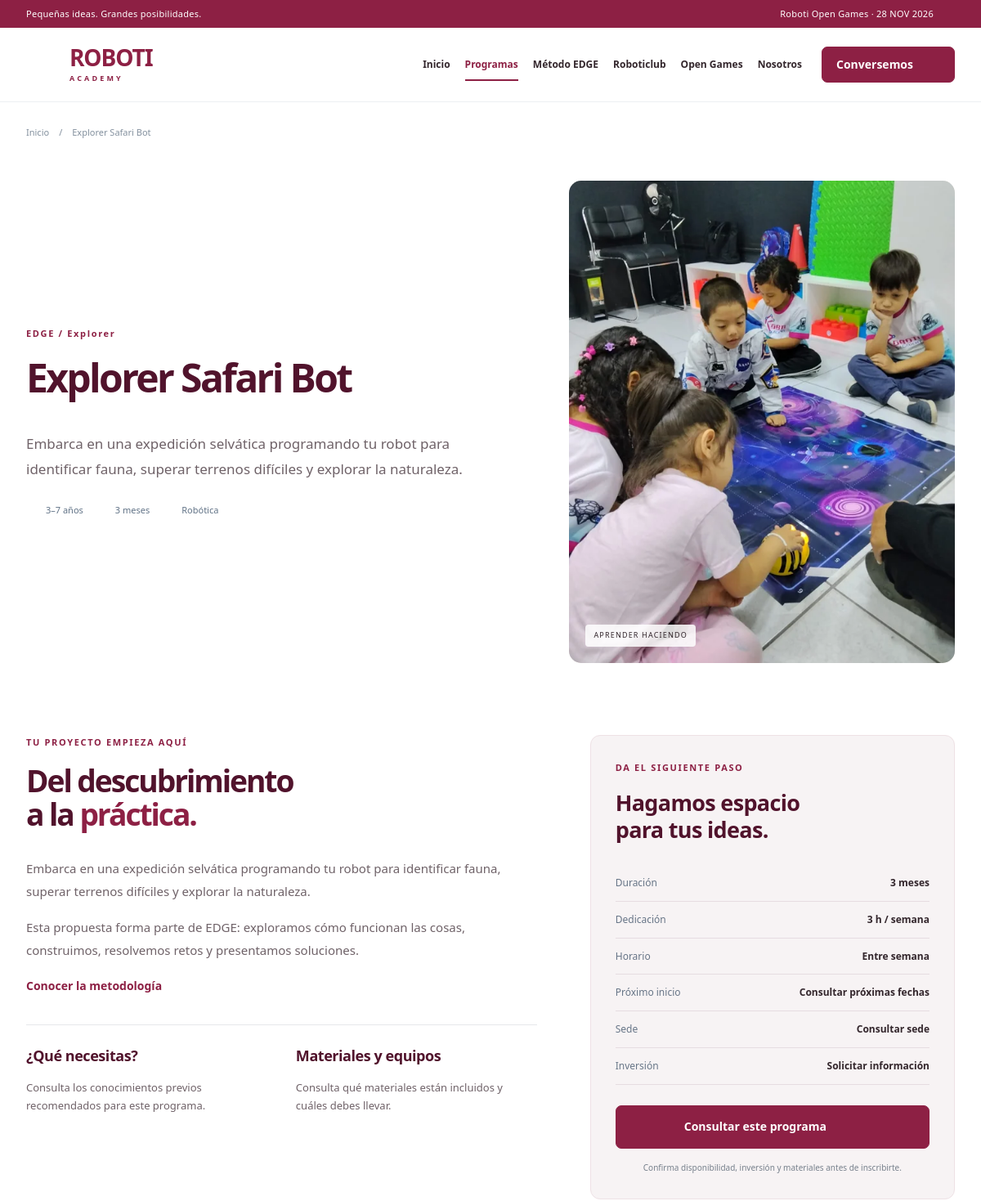
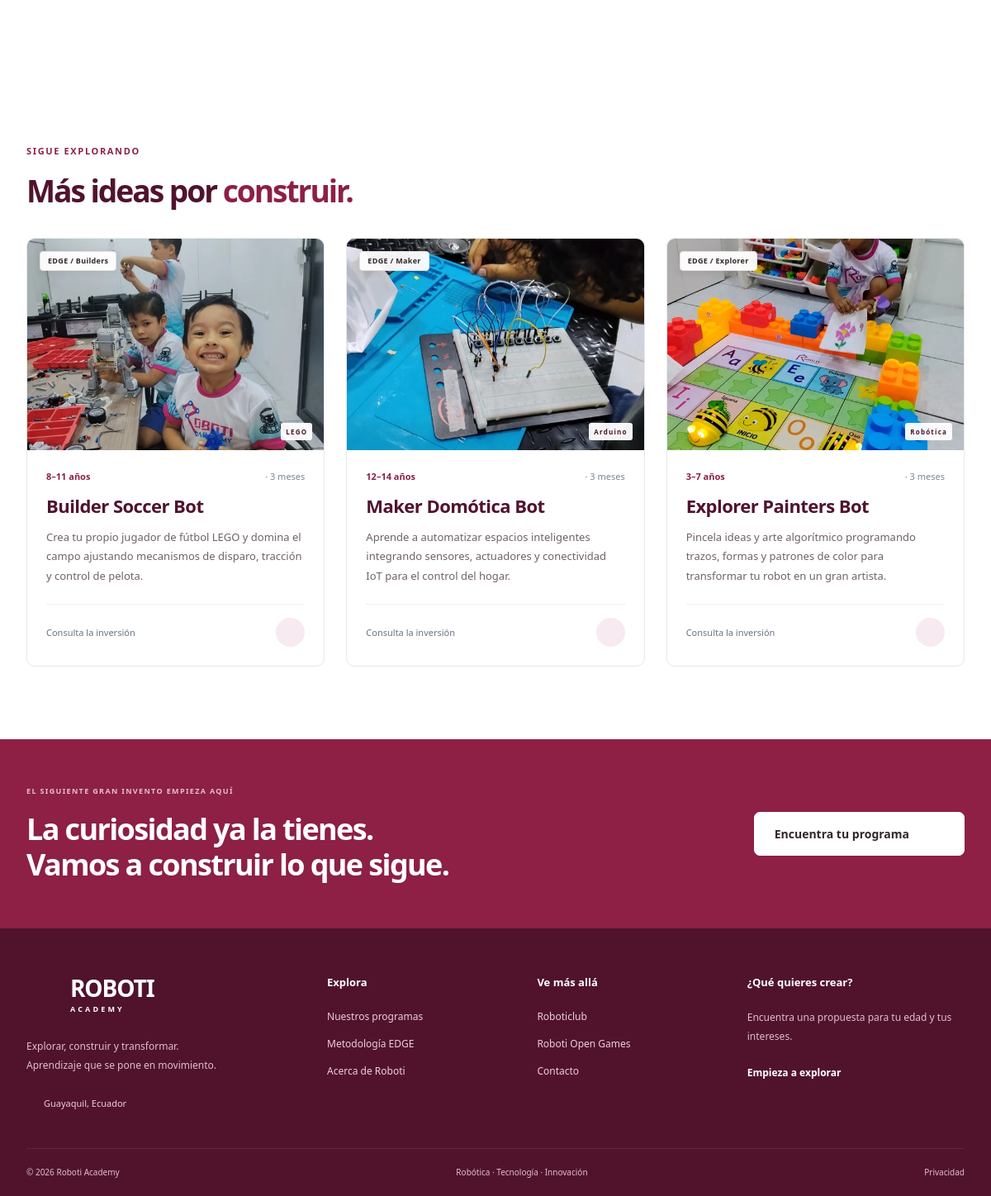
/programa.php?slug=explorer-safari-bot, run on the app's committed database (2 pictures, top to bottom).
### tables this page shows
CREATE TABLE IF NOT EXISTS courses (
 id INTEGER PRIMARY KEY AUTO_INCREMENT,
 slug VARCHAR(190) NOT NULL UNIQUE,
 title VARCHAR(200) NOT NULL,
 full_title TEXT NOT NULL,
 description TEXT NOT NULL,
 line VARCHAR(20) NOT NULL,
 track VARCHAR(30) NOT NULL DEFAULT '',
 age_min INTEGER NULL,
 age_max INTEGER NULL,
 technology VARCHAR(60) NOT NULL,
 duration_months INTEGER NOT NULL,
 weekly_hours DECIMAL(5,1) NULL,
 schedule VARCHAR(255) NOT NULL DEFAULT '',
 price DECIMAL(10,2) NULL,
 price_period VARCHAR(100) NOT NULL DEFAULT '',
 materials TEXT NOT NULL,
 requirements TEXT NOT NULL,
 syllabus TEXT NOT NULL,
 start_date VARCHAR(10) NOT NULL DEFAULT '',
 location VARCHAR(255) NOT NULL DEFAULT '',
 image VARCHAR(255) NOT NULL DEFAULT 'robot-hero.webp',
 status VARCHAR(20) NOT NULL DEFAULT 'draft',
 featured INTEGER NOT NULL DEFAULT 0,
 sort_order INTEGER NOT NULL DEFAULT 0,
 updated_at VARCHAR(30) NOT NULL,
 search_text TEXT NULL
);

### app/bootstrap.php (called while the page is built, shortened)
<?php
function env(string $key, string $default = ''): string { $v = getenv($key); return $v === false ? $default : $v; }
function e(mixed $v): string { return htmlspecialchars((string)$v, ENT_QUOTES | ENT_SUBSTITUTE, 'UTF-8'); }
function url(string $path = ''): string {
    return rtrim(env('APP_URL'), '/') . '/' . ltrim($path, '/');
}
function asset(string $path): string { return url('assets/' . $path); }
function db(): PDO {
    static $pdo;
    if ($pdo) return $pdo;
    $driver = env('DB_CONNECTION', 'mysql');
    if ($driver === 'mysql') {
        $dsn = 'mysql:host=' . env('DB_HOST', '127.0.0.1') . ';port=' . env('DB_PORT', '3306') . ';dbname=' . env('DB_DATABASE', 'roboti') . ';charset=utf8mb4';
    } else throw new RuntimeException('Motor de base de datos no permitido.');
    $pdo = new PDO($dsn, env('DB_USERNAME'), env('DB_PASSWORD'), [PDO::ATTR_ERRMODE => PDO::ERRMODE_EXCEPTION, PDO::ATTR_DEFAULT_FETCH_MODE => PDO::FETCH_ASSOC]);
    if ($driver === 'mysql') $pdo->setAttribute(PDO::ATTR_EMULATE_PREPARES, false);
    else { $pdo->exec('PRAGMA foreign_keys = ON'); $pdo->exec('PRAGMA busy_timeout = 5000'); }
    return $pdo;
}
function lines(): array { return ['edge' => 'EDGE', 'essentials' => 'Essentials', 'adultos' => 'Adultos']; }
function tracks(): array { return ['explorer' => 'Explorer', 'builders' => 'Builders', 'maker' => 'Maker', 'engineering' => 'Engineering']; }
function age_label(array $c): string {
    return $c['age_max'] !== null ? $c['age_min'] . '–' . $c['age_max'] . ' años' : 'Desde ' . $c['age_min'] . ' años';
}
function image_name(array $c): string {
    $name = (string)($c['image'] ?? '');
    return $name;
}
function image_url(array $c): string { return asset('images/' . image_name($c)); }
function image_srcset(string $name): string {
    $small = substr($name, 0, -5) . '-600.webp';
    return asset('images/' . $small) . ' 600w, ' . asset('images/' . $name) . ' 1200w';
}
function image_alt(array $c): string {
    return match (image_name($c)) {
        'foto-robotica-acompanada.webp' => 'Estudiante e instructor trabajando con un robot y una computadora en Roboti',
        'foto-taller-robotica.webp' => 'Estudiantes de Roboti construyendo robots con piezas modulares',
        'foto-electronica-en-equipo.webp' => 'Participantes de Roboti trabajando juntos en una placa electrónica',
        'foto-explorer-espacio.webp' => 'Grupo infantil explorando un tablero espacial con un robot Bee-Bot',
        'foto-circuitos.webp' => 'Práctica de electrónica con cables y pulsadores sobre una protoboard',
        'foto-formacion-robotica.webp' => 'Participantes en una sesión de formación con un robot humanoide',
        'foto-explorer-beebot.webp' => 'Actividad infantil con robots Bee-Bot, letras y bloques de colores',
        default => 'Imagen del programa ' . ($c['title'] ?? 'de Roboti Academy'),
    };
}
function course_link(array $c): string { return url('programa.php?slug=' . rawurlencode($c['slug'])); }
function courses(array $filters = [], int $limit = 0, int $offset = 0): array {
    [$where, $params] = course_where($filters);
    $sql = 'SELECT * FROM courses WHERE ' . $where . ' ORDER BY featured DESC, sort_order ASC, id ASC';
    if ($limit > 0) $sql .= ' LIMIT ' . $limit . ' OFFSET ' . max(0, $offset);
    $q = db()->prepare($sql); $q->execute($params); return $q->fetchAll();
}
function course_where(array $f): array {
    $where = ["status = 'published'"]; $params = [];
    foreach (['line', 'track', 'technology'] as $key) if (!empty($f[$key])) { $where[] = "$key = ?"; $params[] = $f[$key]; }
    return [implode(' AND ', $where), $params];
}

### public/programa.php (the view, shortened to what this page needs)
<?php
require dirname(__DIR__).'/app/view.php';
$slug=is_string($_GET['slug']??null)?$_GET['slug']:'';$q=db()->prepare("SELECT * FROM courses WHERE slug=? AND status='published'");$q->execute([$slug]);$c=$q->fetch();
page_header($c['title'],'programas',$c['description']);breadcrumb($c['title']);
?>
<section class="wrap detail-hero"><div><span class="eyebrow"><?=e(lines()[$c['line']])?><?= $c['track']?' / '.e(tracks()[$c['track']]):''?></span><h1><?=e($c['title'])?></h1><p class="lead"><?=e($c['description'])?></p><div class="detail-tags"><span><?=icon('users')?><?=e(age_label($c))?></span><span><?=icon('clock')?><?=e($c['duration_months'])?> <?= (int)$c['duration_months']===1?'mes':'meses'?></span><span><?=icon('cube')?><?=e($c['technology'])?></span></div></div><div class="detail-image<?=image_srcset(image_name($c))!=='' ? ' has-photo' : ''?>"><img src="<?=e(image_url($c))?>"<?php if($srcset=image_srcset(image_name($c))):?> srcset="<?=e($srcset)?>" sizes="(max-width: 700px) calc(100vw - 44px), 550px"<?php endif;?> alt="<?=e(image_alt($c))?>" width="1200" height="1600" decoding="async"><span>APRENDER HACIENDO</span></div></section>
<section class="wrap detail-layout section"><div><span class="eyebrow">TU PROYECTO EMPIEZA AQUÍ</span><h2>Del descubrimiento<br>a la <em>práctica.</em></h2><p><?=e($c['description'])?></p><?php if($c['syllabus']):?><h3>Lo que aprenderás</h3><ul class="check-list"><?php foreach(explode("\n",$c['syllabus']) as $item):if(trim($item)):?><li><?=icon('check')?><?=e(trim($item))?></li><?php endif;endforeach;?></ul><?php elseif($c['line']==='edge'):?><p>Esta propuesta forma parte de EDGE: exploramos cómo funcionan las cosas, construimos, resolvemos retos y presentamos soluciones.</p><a class="text-link" href="<?=url('metodologia.php')?>">Conocer la metodología <?=icon('arrow')?></a><?php endif;?><div class="detail-facts"><div><h3>¿Qué necesitas?</h3><p><?=e($c['requirements']?:'Consulta los conocimientos previos recomendados para este programa.')?></p></div><div><h3>Materiales y equipos</h3><p><?=e($c['materials']?:'Consulta qué materiales están incluidos y cuáles debes llevar.')?></p></div></div></div><aside class="enquiry-card"><span class="eyebrow">DA EL SIGUIENTE PASO</span><h3>Hagamos espacio<br>para tus ideas.</h3><dl><div><dt>Duración</dt><dd><?=e($c['duration_months'])?> <?= (int)$c['duration_months']===1?'mes':'meses'?></dd></div><div><dt>Dedicación</dt><dd><?=$c['weekly_hours']?e((float)$c['weekly_hours']).' h / semana':'Consultar'?></dd></div><div><dt>Horario</dt><dd><?=e($c['schedule']?:'Consultar horarios')?></dd></div><div><dt>Próximo inicio</dt><dd><?= $c['start_date']?e(date('d/m/Y',strtotime($c['start_date']))):'Consultar próximas fechas'?></dd></div><div><dt>Sede</dt><dd><?=e($c['location']?:'Consultar sede')?></dd></div><div><dt>Inversión</dt><dd><?=$c['price']!==null?'$'.number_format((float)$c['price'],2).' '.e($c['price_period']):'Solicitar información'?></dd></div></dl><a href="<?=url('contacto.php?programa='.rawurlencode($c['title']))?>" class="button full">Consultar este programa <?=icon('arrow-up')?></a><small>Confirma disponibilidad, inversión y materiales antes de inscribirte.</small></aside></section>
<?php $related=array_values(array_filter(courses(['line'=>$c['line']],4),fn($r)=>$r['id']!==$c['id']));if($related):?><section class="section wrap"><div class="section-heading"><div><span class="eyebrow">SIGUE EXPLORANDO</span><h2>Más ideas por <em>construir.</em></h2></div></div><div class="course-grid"><?php foreach(array_slice($related,0,3) as $r) course_card($r);?></div></section><?php endif;page_footer(); ?>

### app/view.php
<?php
require_once __DIR__.'/bootstrap.php';
function icon(string $name, string $class=''): string {
    $paths=[
    'arrow'=>'<path d="M5 12h14M13 6l6 6-6 6"/>',
    'arrow-up'=>'<path d="M6 18 18 6M6 6h12v12"/>',
    'robot'=>'<rect x="4" y="7" width="16" height="13" rx="4"/><path d="M12 3v4M8 12v2M16 12v2M9 17h6M1 11v5M23 11v5"/>',
    'code'=>'<path d="m8 6-6 6 6 6M16 6l6 6-6 6M14 3l-4 18"/>',
    'cube'=>'<path d="m12 2 9 5v10l-9 5-9-5V7Zm0 10 9-5M12 12 3 7M12 12v10M7.5 4.5l9 5"/>',
    'spark'=>'<path d="m12 2 2.7 7.3L22 12l-7.3 2.7L12 22l-2.7-7.3L2 12l7.3-2.7Z"/>',
    'clock'=>'<circle cx="12" cy="12" r="9"/><path d="M12 7v5l3 2"/>',
    'pin'=>'<path d="M20 10c0 6-8 12-8 12S4 16 4 10a8 8 0 1 1 16 0Z"/><circle cx="12" cy="10" r="2.5"/>',
    'check'=>'<path d="m5 12 4 4L19 6"/>',
    'search'=>'<circle cx="10.5" cy="10.5" r="6.5"/><path d="m16 16 5 5"/>',
    'download'=>'<path d="M12 3v12m-5-5 5 5 5-5M4 16v5h16v-5"/>',
    'trophy'=>'<path d="M7 3h10v6a5 5 0 0 1-10 0ZM7 5H3v3a4 4 0 0 0 4 4M17 5h4v3a4 4 0 0 1-4 4M12 14v6M7 21h10"/>',
    'users'=>'<circle cx="9" cy="7" r="3"/><path d="M3 21v-4a6 6 0 0 1 12 0v4M17 4a3 3 0 0 1 0 6M18 14a5 5 0 0 1 3 5v2"/>',
    'calendar'=>'<rect x="3" y="5" width="18" height="16" rx="2"/><path d="M7 2v6M17 2v6M3 11h18M7 15h2M12 15h2"/>',
    'mail'=>'<rect x="3" y="5" width="18" height="14" rx="2"/><path d="m3 6 9 7 9-7"/>',
    'menu'=>'<path d="M4 6h16M4 12h16M4 18h16"/>',
    'close'=>'<path d="m5 5 14 14M5 19 19 5"/>',
    ];
    return '<svg class="icon '.e($class).'" width="24" height="24" viewBox="0 0 24 24" fill="none" stroke="currentColor" stroke-width="1.7" stroke-linecap="round" stroke-linejoin="round" aria-hidden="true">'.($paths[$name]??$paths['spark']).'</svg>';
}
function page_header(string $title='', string $active='inicio',string $description='Robótica, creatividad y aprendizaje práctico para niños, jóvenes y adultos. Descubre Roboti Academy y la metodología EDGE.'):void {
    $nav=['inicio'=>['index.php','Inicio'],'programas'=>['programas.php','Programas'],'edge'=>['metodologia.php','Método EDGE'],'club'=>['club.php','Roboticlub'],'games'=>['open-games.php','Open Games'],'nosotros'=>['nosotros.php','Nosotros']];
    ?><!doctype html><html lang="es"><head><meta charset="utf-8"><meta name="viewport" content="width=device-width, initial-scale=1"><meta name="description" content="<?=e($description)?>"><meta name="theme-color" content="#8d2044"><title><?=e($title ? $title.' · Roboti Academy':'Roboti Academy · Donde las ideas cobran vida')?></title><link rel="icon" href="<?=asset('images/favicon.svg')?>" type="image/svg+xml"><link rel="stylesheet" href="<?=asset('css/site.css?v=20261018')?>"><script src="<?=asset('js/site.js')?>" defer></script></head><body><a class="skip-link" href="#contenido">Saltar al contenido</a><div class="topbar"><div class="wrap"><span>Pequeñas ideas. Grandes posibilidades.</span><a href="<?=url('open-games.php')?>">Roboti Open Games · 28 NOV 2026 <?=icon('arrow')?></a></div></div><header class="site-header"><div class="wrap header-inner"><a class="brand" href="<?=url('index.php')?>" aria-label="Roboti Academy, inicio"><?=icon('robot','brand-mark')?><span>ROBOTI<small>ACADEMY</small></span></a><button class="menu-button" type="button" aria-label="Abrir menú" aria-controls="main-nav" aria-expanded="false"><?=icon('menu')?></button><nav id="main-nav" aria-label="Navegación principal"><?php foreach($nav as $key=>[$path,$label]):?><a href="<?=url($path)?>" <?= $key===$active?'aria-current="page"':''?>><?=e($label)?></a><?php endforeach;?><a class="button small nav-cta" href="<?=url('contacto.php')?>">Conversemos <?=icon('arrow-up')?></a></nav></div></header><main id="contenido"><?php
}
function page_footer():void { ?>
</main><section class="footer-cta"><div class="wrap"><div><span class="eyebrow">EL SIGUIENTE GRAN INVENTO EMPIEZA AQUÍ</span><h2>La curiosidad ya la tienes.<br>Vamos a construir lo que sigue.</h2></div><a href="<?=url('programas.php')?>" class="button light">Encuentra tu programa <?=icon('arrow')?></a></div></section><footer class="site-footer"><div class="wrap footer-grid"><div><a class="brand" href="<?=url('index.php')?>"><?=icon('robot','brand-mark')?><span>ROBOTI<small>ACADEMY</small></span></a><p>Explorar, construir y transformar.<br>Aprendizaje que se pone en movimiento.</p><span class="footer-location"><?=icon('pin')?> Guayaquil, Ecuador</span></div><div><h3>Explora</h3><a href="<?=url('programas.php')?>">Nuestros programas</a><a href="<?=url('metodologia.php')?>">Metodología EDGE</a><a href="<?=url('nosotros.php')?>">Acerca de Roboti</a></div><div><h3>Ve más allá</h3><a href="<?=url('club.php')?>">Roboticlub</a><a href="<?=url('open-games.php')?>">Roboti Open Games</a><a href="<?=url('contacto.php')?>">Contacto</a></div><div><h3>¿Qué quieres crear?</h3><p>Encuentra una propuesta para tu edad y tus intereses.</p><a class="text-link" href="<?=url('programas.php')?>">Empieza a explorar <?=icon('arrow-up')?></a></div></div><div class="wrap footer-bottom"><span>© <?=date('Y')?> Roboti Academy</span><span>Robótica · Tecnología · Innovación</span><a href="<?=url('privacidad.php')?>">Privacidad</a></div></footer></body></html><?php }
function course_card(array $c):void {
    $theme=$c['line']==='adultos'?'navy':($c['track']==='builders'?'blue':($c['track']==='maker'?'mint':'rose'));
    $image=image_name($c);$srcset=image_srcset($image);if($srcset!=='')$theme.=' has-photo';
    ?><article class="course-card"><a class="course-art <?=$theme?>" href="<?=e(course_link($c))?>" tabindex="-1" aria-hidden="true"><span class="pill"><?=e(lines()[$c['line']])?><?= $c['track']?' / '.e(tracks()[$c['track']]):''?></span><img src="<?=e(image_url($c))?>"<?php if($srcset):?> srcset="<?=e($srcset)?>" sizes="(max-width: 700px) calc(100vw - 44px), (max-width: 1000px) 45vw, 390px"<?php endif;?> alt="" loading="lazy" decoding="async" width="1200" height="1600"><span class="art-caption"><?=e($c['technology'])?></span></a><div class="course-body"><span class="course-age"><?=e(age_label($c))?> <span>· <?=e($c['duration_months'])?> <?= (int)$c['duration_months']===1?'mes':'meses'?></span></span><h3><a href="<?=e(course_link($c))?>"><?=e($c['title'])?></a></h3><p><?=e($c['description'])?></p><div class="course-bottom"><span><?= $c['price']!==null?'$'.number_format((float)$c['price'],2).' '.e($c['price_period']):'Consulta la inversión'?></span><a href="<?=e(course_link($c))?>" aria-label="Ver <?=e($c['title'])?>"><?=icon('arrow-up')?></a></div></div></article><?php
}
function breadcrumb(string $label):void { ?><div class="wrap breadcrumb"><a href="<?=url('index.php')?>">Inicio</a><span>/</span><span><?=e($label)?></span></div><?php }
function page_intro(string $eyebrow,string $title,string $body):void { ?><section class="page-intro wrap"><span class="eyebrow"><?=e($eyebrow)?></span><h1><?=$title?></h1><p><?=e($body)?></p></section><?php }

### data on the page
courses: title "Explorer Safari Bot", line "EDGE", track "Explorer", description "Embarca en una expedición selvática programando tu robot para identificar fauna, superar terrenos difíciles y explorar la naturaleza.", age_label($c) "3–7 años", duration_months "3", technology "Robótica", requirements "Consulta los conocimientos previos recomendados para este programa.", materials "Consulta qué materiales están incluidos y cuáles debes llevar.", weekly_hours "3", schedule "Entre semana", location "Consultar sede"
courses: line "EDGE", track "Builders", shows a picture, technology "LEGO", age_label($c) "8–11 años", duration_months "3", shows "meses", title "Builder Soccer Bot", description "Crea tu propio jugador de fútbol LEGO y domina el campo ajustando mecanismos de disparo, tracción y control de pelota.", shows "Consulta la inversión"
courses: line "EDGE", track "Maker", shows a picture, technology "Arduino", age_label($c) "12–14 años", duration_months "3", shows "meses", title "Maker Domótica Bot", description "Aprende a automatizar espacios inteligentes integrando sensores, actuadores y conectividad IoT para el control del hogar.", shows "Consulta la inversión"
courses: line "EDGE", track "Explorer", shows a picture, technology "Robótica", age_label($c) "3–7 años", duration_months "3", shows "meses", title "Explorer Painters Bot", description "Pincela ideas y arte algorítmico programando trazos, formas y patrones de color para transformar tu robot en un gran artista.", shows "Consulta la inversión"

### other printed values
$label "Inicio"
$label "Programas"
$label "Método EDGE"
$label "Roboticlub"
$label "Open Games"
$label "Nosotros"
